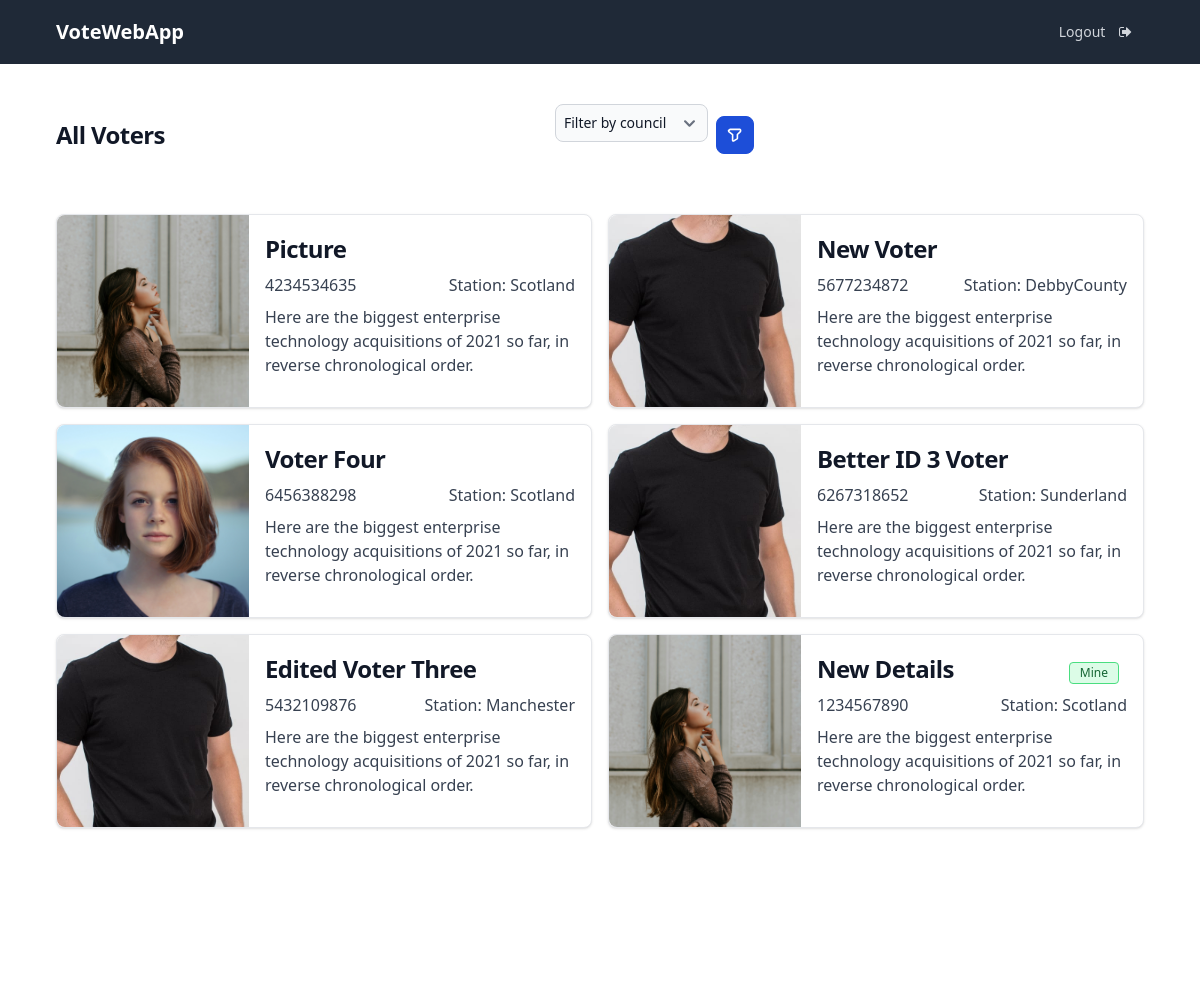
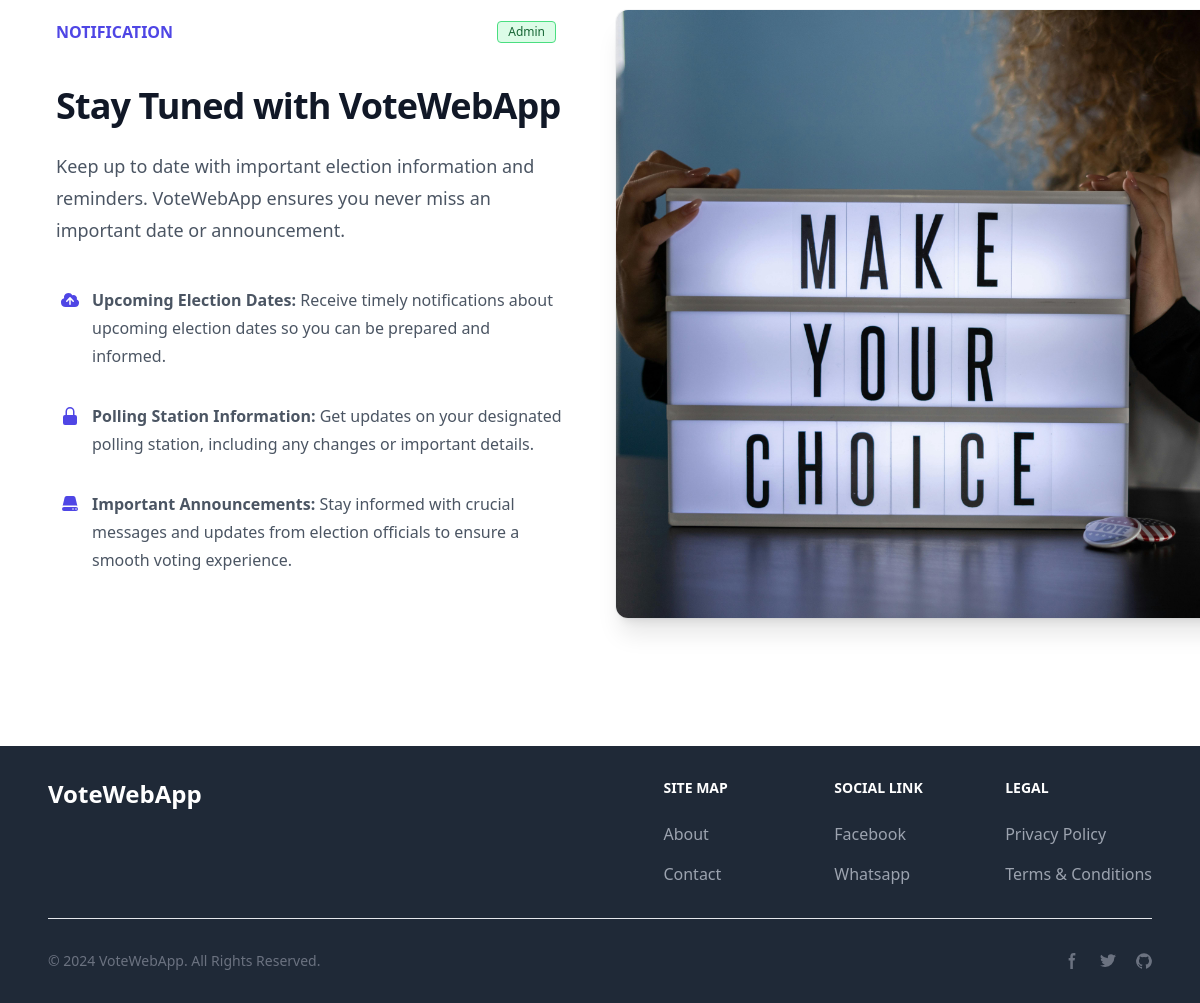
The page /details/all.php (signed in) on the database its author committed (2 pictures, top to bottom).
### tables this page shows
CREATE TABLE `users` (
  `id` int(11) NOT NULL,
  `name` varchar(50) NOT NULL,
  `email` varchar(50) NOT NULL,
  `username` varchar(50) NOT NULL,
  `role` varchar(50) NOT NULL,
  `idno` varchar(50) NOT NULL,
  `pstation` varchar(50) NOT NULL,
  `phone` varchar(50) NOT NULL,
  `address` varchar(100) NOT NULL,
  `picture` varchar(200) NOT NULL DEFAULT 'product.jpg',
  `password` varchar(50) NOT NULL,
  `created_at` timestamp NOT NULL DEFAULT current_timestamp(),
  `updated_at` timestamp NOT NULL DEFAULT current_timestamp()
);

CREATE TABLE `settings` (
  `id` int(11) NOT NULL,
  `topic` varchar(100) NOT NULL,
  `about` varchar(200) NOT NULL,
  `details1` mediumtext NOT NULL,
  `details2` mediumtext NOT NULL,
  `details3` mediumtext NOT NULL,
  `created_at` timestamp NOT NULL DEFAULT current_timestamp(),
  `updated_at` timestamp NOT NULL DEFAULT current_timestamp()
);

### details/all.php (the view, shortened to what this page needs)
<?php
    include ('../config.php');
    if (isset($_GET['pstation']) && ($_GET['pstation'] != 'Filter by council')) {
      $station = $_GET['pstation'];
      $sql = "SELECT * FROM `users` WHERE `role` = 'voter' AND `pstation` = '$station' ORDER BY `id` DESC";
    } else {
      $sql = "SELECT * FROM `users` WHERE `role` = 'voter' ORDER BY `id` DESC";
    }
    $voters = mysqli_query($conn, $sql);
?>
<?php include("../layout/header.php"); ?>
<section class="container-fluid">
  <div class="bg-white">
    <div class="pt-10">
      <div class="mx-auto max-w-6xl px-6 lg:px-8 flex justify-between items-center">
        <h2 class="text-2xl font-bold tracking-tight text-gray-900">All Voters</h2>
        <form class="flex items-center max-w-sm mx-auto" action="" method="GET">
            <div class="relative w-full">
                <select id="simple-search" name="pstation" class="block w-full p-2 mb-6 text-sm text-gray-900 border border-gray-300 rounded-lg bg-gray-50 focus:ring-blue-500 focus:border-blue-500 dark:bg-gray-700 dark:border-gray-600 dark:placeholder-gray-400 dark:text-white dark:focus:ring-blue-500 dark:focus:border-blue-500">
                  <option selected>Filter by council</option>
                </select>
            </div>
            <button type="submit" class="p-2.5 ms-2 text-sm font-medium text-white bg-blue-700 rounded-lg border border-blue-700 hover:bg-blue-800 focus:ring-4 focus:outline-none focus:ring-blue-300 dark:bg-blue-600 dark:hover:bg-blue-700 dark:focus:ring-blue-800">
            </button>
        </form>
      </div>
      <div class="mx-auto max-w-6xl px-6 pb-10 pt-8 sm:px-6 lg:grid lg:max-w-6xl lg:gap-x-8 lg:px-8 lg:pb-14 lg:pt-12">
      <div class="grid grid-cols-1 lg:grid-cols-2 gap-4">
        <?php foreach ($voters as $voter) { ?>
        <a href="single.php?id=<?= $voter['id'] ?>" class="flex flex-col items-center bg-white border border-gray-200 rounded-lg shadow md:flex-row md:max-w-xl hover:bg-gray-100 dark:border-gray-700 dark:bg-gray-800 dark:hover:bg-gray-700">
          <img class="object-cover w-full rounded-t-lg md:h-48 md:w-48 md:rounded-none md:rounded-s-lg" src="../uploads/voters/<?= $voter['picture'] ?>" alt="profile picture" width="588" height="392">
          <div class="flex flex-col justify-between p-4 leading-normal">
            <div class="flex justify-between items-center">
                <h5 class="mb-2 text-2xl font-bold tracking-tight text-gray-900 dark:text-white"><?php echo $voter['name'] ?></h5>
              <?php if ($_SESSION['id'] == $voter['id']) { ?>
                <span class="bg-green-100 text-green-800 text-xs font-medium me-2 px-2.5 py-0.5 rounded dark:bg-gray-700 dark:text-green-400 border border-green-400">Mine</span>
              <?php } ?>
            </div>
            <div class="flex justify-between">
              <p class="mb-2 font-medium text-gray-700 dark:text-gray-400"><?= $voter['idno'] ?></p>
              <p class="mb-2 font-medium text-gray-700 dark:text-gray-400">Station: <?= $voter['pstation'] ?></p>
            </div>
            <p class="mb-3 font-normal text-gray-700 dark:text-gray-400">Here are the biggest enterprise technology acquisitions of 2021 so far, in reverse chronological order.</p>
          </div>
        </a>
        <?php } ?>
      </div>
      </div>
    </div>
  </div>
</section>
<?php include("../notification.php"); ?>
<?php include("../layout/footer.php"); ?>

### layout/header.php (shortened to what this page needs)
<!DOCTYPE html>
<html class="h-full bg-gray-100">
  <head>
    <link href="https://unpkg.com/tailwindcss@^2/dist/tailwind.min.css" rel="stylesheet"/>
    <link href="https://cdn.jsdelivr.net/npm/flowbite@2.4.1/dist/flowbite.min.css" rel="stylesheet" />
    <link rel="stylesheet" href="https://maxcdn.bootstrapcdn.com/font-awesome/4.7.0/css/font-awesome.min.css">
  </head>
  <body class="h-full">
  <?php
    $current_uri = $_SERVER['REQUEST_URI'];
    $base_href = (strpos($current_uri, '/auth/') !== false || strpos($current_uri, '/details/') !== false) ? '../' : '';
    $current_page = basename($_SERVER['PHP_SELF']);
    $main_pages = ['index.php', 'about.php', 'contact.php'];
    $auth_pages = ['login.php', 'officer_register.php', 'voter_register.php'];
    $is_main_page = in_array($current_page, $main_pages);
    $is_auth_page = in_array($current_page, $auth_pages);
  ?>
  <nav class="bg-gray-800">
    <div class="mx-auto max-w-6xl px-4 sm:px-6 lg:px-8">
      <div class="flex h-16 items-center justify-between">
        <div class="flex items-center">
          <div class="">
            <a href="<?= $base_href ?>index.php" class="flex items-center">
              <span class="self-center text-xl font-semibold whitespace-nowrap text-white dark:text-white">VoteWebApp</span>
            </a>
          </div>
        </div>
        <div class="hidden md:block">
        <?php if ($is_main_page) { ?>
          <div class="ml-4 flex items-center md:ml-6">
            <a href="auth/login.php" class="bg-blue-900 w-fit text-white hover:bg-blue-700 hover:text-white rounded-md px-5 py-2 text-base font-medium flex items-center">Login <i class="ml-2.5 fa fa-sign-in" aria-hidden="true"></i></a>
          </div>
        <?php } else { ?>
          <div class="ml-4 flex items-center md:ml-6">
            <a href="../auth/login.php" class="rounded-md px-3 py-2 text-sm font-medium text-gray-300 hover:bg-red-700 hover:text-white">Logout <i class="ml-2.5 fa fa-sign-out" aria-hidden="true"></i></a>
          </div>
        <?php } ?>
        </div>
      </div>
    </div>
  </nav>

### notification.php (shortened to what this page needs)
<?php
  $settings = mysqli_query($conn, "SELECT * FROM `settings` ORDER BY `id` DESC LIMIT 1");
  $setting = mysqli_fetch_array($settings);
?>
<div class="overflow-hidden bg-white py-24 sm:py-32">
  <div class="mx-auto max-w-6xl px-6 lg:px-8">
    <div class="mx-auto grid max-w-2xl grid-cols-1 gap-x-8 gap-y-16 sm:gap-y-20 lg:mx-0 lg:max-w-none lg:grid-cols-2">
      <div class="lg:pr-5 lg:pt-2">
        <div class="lg:max-w-lg">
          <div class="flex justify-between items-center">
            <h2 class="text-base font-semibold leading-7 text-indigo-600">NOTIFICATION</h2>
            <span class="bg-green-100 text-green-800 text-xs font-medium me-2 px-2.5 py-0.5 rounded dark:bg-gray-700 dark:text-green-400 border border-green-400">Admin</span>
          </div>
          <p class="mt-10 text-3xl font-bold tracking-tight text-gray-900 sm:text-4xl"><?= $setting['topic'] ?></p>
          <p class="mt-6 text-lg leading-8 text-gray-600"><?= $setting['about'] ?></p>
          <dl class="mt-10 max-w-xl space-y-8 text-base leading-7 text-gray-600 lg:max-w-none">
            <div class="relative pl-9">
              <dt class="inline font-semibold text-gray-900">
              </dt>
              <dd class="inline"><?= $setting['details1'] ?></dd>
            </div>
            <div class="relative pl-9">
              <dt class="inline font-semibold text-gray-900">
                <svg class="absolute left-1 top-1 h-5 w-5 text-indigo-600" viewBox="0 0 20 20" fill="currentColor" aria-hidden="true">
                  <path fill-rule="evenodd" d="M10 1a4.5 4.5 0 00-4.5 4.5V9H5a2 2 0 00-2 2v6a2 2 0 002 2h10a2 2 0 002-2v-6a2 2 0 00-2-2h-.5V5.5A4.5 4.5 0 0010 1zm3 8V5.5a3 3 0 10-6 0V9h6z" clip-rule="evenodd" />
                </svg>
              </dt>
              <dd class="inline"><?= $setting['details2'] ?></dd>
            </div>
            <div class="relative pl-9">
              <dt class="inline font-semibold text-gray-900">
              </dt>
              <dd class="inline"><?= $setting['details3'] ?></dd>
            </div>
          </dl>
        </div>
      </div>
      <img src="<?= $base_href ?>uploads/event.jpg" alt="Event Picture" class="w-[48rem] max-w-none rounded-xl shadow-xl ring-1 ring-gray-400/10 sm:w-[57rem] md:-ml-4 lg:-ml-0" width="2432" height="1442">
    </div>
  </div>
</div>

### layout/footer.php (shortened to what this page needs)
<footer class="bg-gray-800 dark:bg-gray-900">
    <div class="mx-auto w-full max-w-6xl px-6 py-6 lg:py-8">
        <div class="md:flex md:justify-between">
          <div class="mb-6 md:mb-0">
              <a href="<?= $base_href ?>index.php" class="flex items-center">
                  <span class="self-center text-2xl font-semibold whitespace-nowrap text-white dark:text-white">VoteWebApp</span>
              </a>
          </div>
          <div class="grid grid-cols-2 gap-8 sm:gap-6 sm:grid-cols-3">
              <div>
                  <h2 class="mb-6 text-sm font-semibold text-white uppercase dark:text-white">Site Map</h2>
                  <ul class="text-gray-400 dark:text-gray-400 font-medium">
                      <li class="mb-4">
                          <a href="<?= $base_href ?>about.php" class="hover:underline">About</a>
                      </li>
                      <li>
                          <a href="<?= $base_href ?>contact.php" class="hover:underline">Contact</a>
                      </li>
                  </ul>
              </div>
              <div>
                  <h2 class="mb-6 text-sm font-semibold text-white uppercase dark:text-white">Social Link</h2>
                  <ul class="text-gray-400 dark:text-gray-400 font-medium">
                      <li class="mb-4">
                          <a href="#" class="hover:underline">Facebook</a>
                      </li>
                      <li>
                          <a href="#" class="hover:underline">Whatsapp</a>
                      </li>
                  </ul>
              </div>
              <div>
                  <h2 class="mb-6 text-sm font-semibold text-white uppercase dark:text-white">Legal</h2>
                  <ul class="text-gray-400 dark:text-gray-400 font-medium">
                      <li class="mb-4">
                          <a href="#" class="hover:underline">Privacy Policy</a>
                      </li>
                      <li>
                          <a href="#" class="hover:underline">Terms &amp; Conditions</a>
                      </li>
                  </ul>
              </div>
          </div>
      </div>
      <hr class="my-6 border-gray-200 sm:mx-auto dark:border-gray-700 lg:my-8" />
      <div class="sm:flex sm:items-center sm:justify-between">
          <span class="text-sm text-gray-500 sm:text-center dark:text-gray-400">© 2024 <a href="<?= $base_href ?>index.php" class="hover:underline">VoteWebApp</a>. All Rights Reserved.
          </span>
          <div class="flex mt-4 sm:justify-center sm:mt-0">
              <a href="#" class="text-gray-500 hover:text-gray-900 dark:hover:text-white">
                  <svg class="w-4 h-4" aria-hidden="true" xmlns="http://www.w3.org/2000/svg" fill="currentColor" viewBox="0 0 8 19">
                        <path fill-rule="evenodd" d="M6.135 3H8V0H6.135a4.147 4.147 0 0 0-4.142 4.142V6H0v3h2v9.938h3V9h2.021l.592-3H5V3.591A.6.6 0 0 1 5.592 3h.543Z" clip-rule="evenodd"/>
                    </svg>
              </a>
              <a href="#" class="text-gray-500 hover:text-gray-900 dark:hover:text-white ms-5">
              </a>
              <a href="#" class="text-gray-500 hover:text-gray-900 dark:hover:text-white ms-5">
              </a>
          </div>
      </div>
    </div>
</footer>
    <script src="https://cdn.tailwindcss.com"></script>
  </body>
</html>

### rows shown on the page
users: picture (picture), name "Picture", idno "4234534635", pstation "Scotland"
users: picture (picture), name "New Voter", idno "5677234872", pstation "DebbyCounty"
users: picture (picture), name "Voter Four", idno "6456388298", pstation "Scotland"
users: picture (picture), name "Better ID 3 Voter", idno "6267318652", pstation "Sunderland"
users: picture (picture), name "Edited Voter Three", idno "5432109876", pstation "Manchester"
users: picture (picture), name "New Details", shows "Mine", idno "1234567890", pstation "Scotland"
settings: topic "Stay Tuned with VoteWebApp", about "Keep up to date with important election information and reminders. VoteWebApp ensures you never miss an important date or announcement.", details1 "Upcoming Election Dates: Receive timely notifications about upcoming election dates so you can be prepared and informed.", details2 "Polling Station Information: Get updates on your designated polling station, including any changes or important details.", details3 "Important Announcements: Stay informed with crucial messages and updates from election officials to ensure a smooth voting experience."
